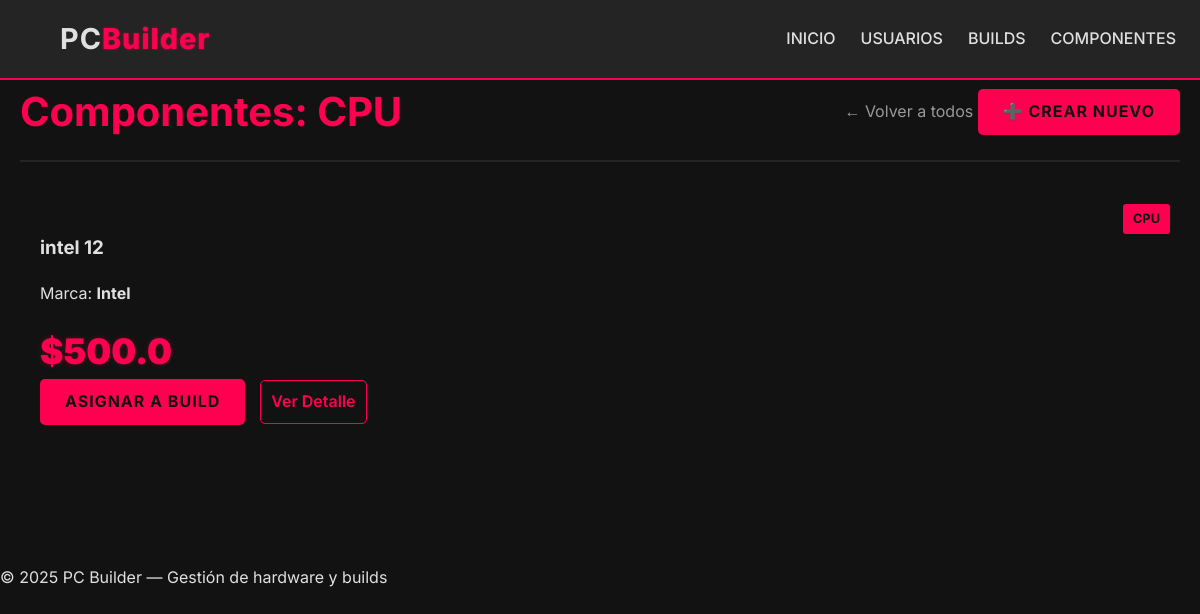
Screenshot of /components/type/CPU with the database file from the repository.
### models.py (models this page shows)
class Component(SQLModel, table=True):
    id: Optional[int] = Field(default=None, primary_key=True)
    name: str
    kind: str
    brand: str
    price: float
    builds: List[Build] = Relationship(
        back_populates="components", link_model=BuildComponentLink
    )
    categories: List["Category"] = Relationship(
        back_populates="components", link_model=ComponentCategoryLink
    )

### router/component_router.py (the view)
@component_router.get("/type/{kind}")
def list_components_by_kind(kind: str, request: Request, db: Session = Depends(get_session)):
    components = db.query(Component).filter(Component.kind == kind).all()
    return templates.TemplateResponse(
        "components/components_by_kind.html",
        {
            "request": request,
            "components": components,
            "kind_title": kind  # Para mostrar el título en el template
        }
    )

### templates/components/components_by_kind.html (shortened to what this page needs)
{% extends "base.html" %}
{% block content %}
<div class="page-header">
    <h2>Componentes: {{ kind_title }}</h2>
    <div class="header-actions">
        <a href="/components" class="btn-link">← Volver a todos</a>
        <a href="/components/new" class="btn-primary">➕ Crear nuevo</a>
    </div>
</div>
{% if components %}
<div class="cards-grid component-grid-list">
    {% for c in components %}
    <div class="component-card card-list-item">
        <div class="card-badge {{ c.kind | lower }}">{{ c.kind }}</div>
        <h3><a href="/components/{{ c.id }}" class="component-link-title">{{ c.name }}</a></h3>
        <p class="component-specs">
            Marca: <strong>{{ c.brand }}</strong>
        </p>
        <div class="card-details">
            <span class="price price-detail accent-text">${{ c.price }}</span>
            <div class="actions-group">
                <a href="/components/{{ c.id }}/assign" class="btn-primary btn-sm">Asignar a Build</a>
                <a href="/components/{{ c.id }}" class="btn-detail btn-sm">Ver Detalle</a>
            </div>
        </div>
    </div>
    {% endfor %}
</div>
{% else %}
<div class="card text-center full-width-card">
    <p>No se encontraron componentes del tipo <strong>{{ kind_title }}</strong>.</p>
    <a href="/components/new" class="btn-primary" style="margin-top: 1rem;">Crear uno ahora</a>
</div>
{% endif %}
{% endblock %}

### static/css/styles.css (style rules this page uses)
:root { --color-bg: #121212; --color-bg-light: #242424; --color-text: #E0E0E0; --color-accent: #FF0050; --color-shadow: rgba(255, 0, 80, 0.5); --color-success: #00FFC0; --color-danger: #dc3545; --color-text-muted: #999; }
.dark-theme { background-color: var(--color-bg); color: var(--color-text); font-family: 'Inter', sans-serif; line-height: 1.6; margin: 0; padding: 0; min-height: 100vh; }
a { color: var(--color-text); text-decoration: none; transition: color 0.3s ease, text-shadow 0.3s ease; }
.btn-primary, .btn-secondary, .btn-success, .btn-danger { display: inline-block; padding: 10px 25px; font-weight: 700; border-radius: 5px; text-transform: uppercase; letter-spacing: 1px; border: none; cursor: pointer; transition: all 0.3s ease; }
.btn-primary { background-color: var(--color-accent); color: var(--color-bg); box-shadow: 0 0 0 rgba(0, 0, 0, 0); }
.btn-detail { padding: 8px 10px; margin-left: 5px; border: 1px solid var(--color-accent); color: var(--color-accent); border-radius: 5px; font-weight: 600; transition: background-color 0.3s ease, color 0.3s ease; }
.page-header { display: flex; justify-content: space-between; align-items: center; margin-bottom: 2rem; padding-bottom: 1rem; border-bottom: 2px solid var(--color-bg-light); }
.page-header h2 { margin: 0; color: var(--color-accent); font-size: 2.5rem; }
.cards-grid, .user-grid { display: grid; grid-template-columns: repeat(auto-fit, minmax(300px, 1fr)); gap: 30px; margin-bottom: 4rem; }
.build-grid-list, .component-grid-list { grid-template-columns: repeat(auto-fit, minmax(350px, 1fr)); }
.card-list-item { position: relative; padding: 20px; }
.accent-text { color: var(--color-accent); text-shadow: 0 0 5px rgba(255, 0, 80, 0.3); }
.price-detail { font-size: 2.2rem !important; font-weight: 900; margin: 5px 0 0 0 !important; }
.actions-group { display: flex; gap: 10px; align-items: center; }
.btn-link { color: var(--color-text-muted); transition: color 0.2s; }
.component-link-title { display: block; font-weight: 700; color: var(--color-text); margin-bottom: 5px; }
.card-badge { position: absolute; top: 10px; right: 10px; padding: 5px 10px; font-size: 0.8rem; font-weight: 700; border-radius: 3px; color: var(--color-bg); background-color: var(--color-accent); text-transform: uppercase; z-index: 10; }

### rows the page displays
Component: kind "CPU", name "intel 12", brand "Intel", price "500.0"
